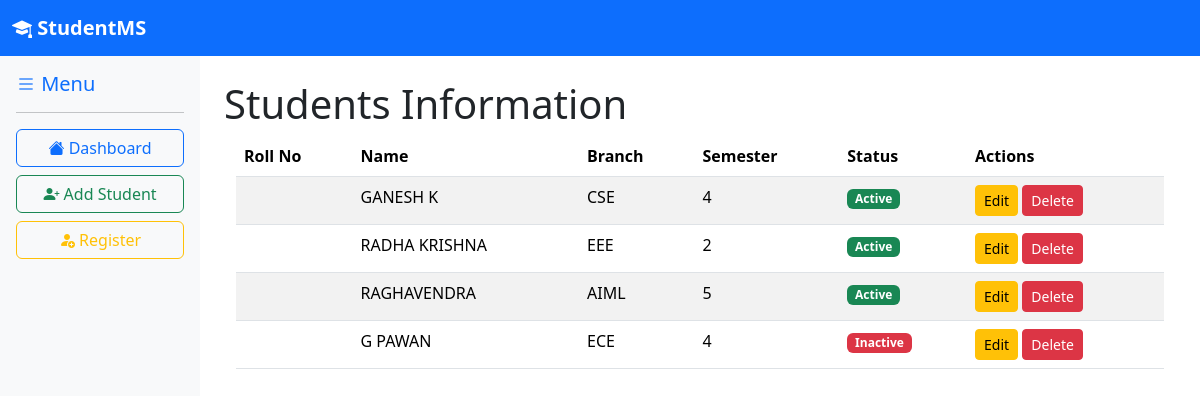
/, run on an earlier commit of the app's database.
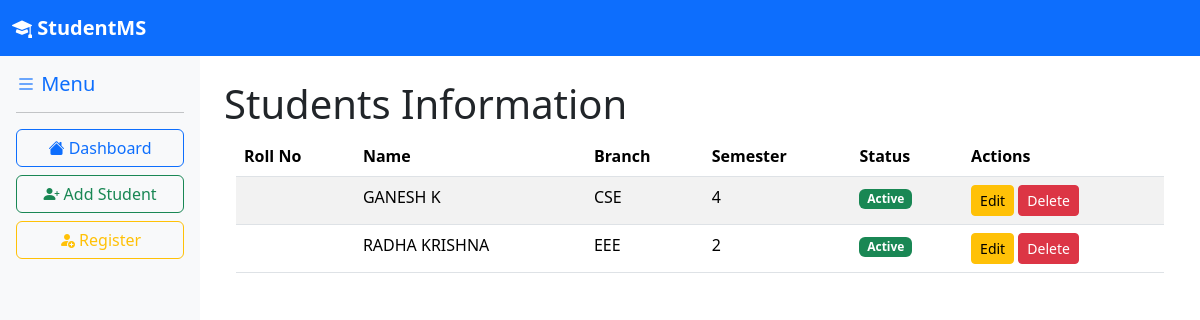
And on a later commit of the database.
### students/models.py (models this page shows, shortened)
class Student(models.Model):
    roll_no = models.CharField(max_length=20, unique=True)
    name = models.CharField(max_length=100)
    branch = models.CharField(max_length=50)
    semester = models.IntegerField()
    active = models.BooleanField(default=True)

### students/views.py (the view)
# urls.py: path('', views.home),
def home(request):
    students = Student.objects.all()
    return render(request, 'home.html', {'students': students})

### students/templates/home.html (shortened to what this page needs)
<!DOCTYPE html>
<html lang="en">
<head>
    <link href="https://cdn.jsdelivr.net/npm/bootstrap@5.3.8/dist/css/bootstrap.min.css" rel="stylesheet">
</head>
<body>
    {% extends 'base.html' %}
    {% block content %}
    <h1 class="">Students Information</h1>
    <div class="container-md">
       <table class="table table-striped">
    <thead>
        <tr>
            <th>Roll No</th>
            <th>Name</th>
            <th>Branch</th>
            <th>Semester</th>
            <th>Status</th>
            <th>Actions</th>
        </tr>
    </thead>
    <tbody>
        {% for student in students %}
        <tr>
            <td>{{ student.roll_no|upper }}</td>
            <td>{{ student.name|upper }}</td>
            <td>{{ student.branch|upper }}</td>
            <td>{{ student.semester|upper }}</td>
            <td>
                {% if student.active %}
                    <span class="badge bg-success">
                        Active
                    </span>
                {% else %}
                    <span class="badge bg-danger">
                        Inactive
                    </span>
                {% endif %}
            </td>
            <td>
                <a href="/update/{{ student.id }}/"
                   class="btn btn-warning btn-sm">
                    Edit
                </a>
                <a href="/delete/{{ student.id }}/"
                   class="btn btn-danger btn-sm">
                    Delete
                </a>
            </td>
        </tr>
        {% endfor %}
    </tbody>
</table>
{% endblock %}

### students/templates/base.html (shortened to what this page needs)
<!DOCTYPE html>
<html lang="en">
<head>
    <link href="https://cdn.jsdelivr.net/npm/bootstrap@5.3.8/dist/css/bootstrap.min.css"
          rel="stylesheet">
    <link rel="stylesheet"
          href="https://cdn.jsdelivr.net/npm/bootstrap-icons@1.11.3/font/bootstrap-icons.min.css">
</head>
<body>
<nav class="navbar navbar-expand-lg navbar-dark bg-primary">
    <div class="container-fluid">
        <a class="navbar-brand fw-bold" href="/">
            <i class="bi bi-mortarboard-fill"></i>
            StudentMS
        </a>
    </div>
</nav>
<div class="container-fluid">
<div class="row">
<div class="col-md-2 bg-light vh-100 p-3">
    <h5 class="text-primary">
        <i class="bi bi-list"></i>
        Menu
    </h5>
    <hr>
    <a href="/"
       class="btn btn-outline-primary w-100 mb-2">
       <i class="bi bi-house-fill"></i>
       Dashboard
    </a>
    <a href="/add/"
       class="btn btn-outline-success w-100 mb-2">
       <i class="bi bi-person-plus-fill"></i>
       Add Student
    </a>
    <a href="/accounts/register/"
       class="btn btn-outline-warning w-100 mb-2">
       <i class="bi bi-person-fill-add"></i>
       Register
    </a>
</div>
<div class="col-md-10 p-4">
{% block content %}
{% endblock %}
</div>
</div>
</div>
</body>
</html>

What changed in the data, as far as the page shows it:
removed Student: name "RAGHAVENDRA", branch "AIML", semester "5", active "Active"
removed Student: name "G PAWAN", branch "ECE", semester "4", active "Inactive"
